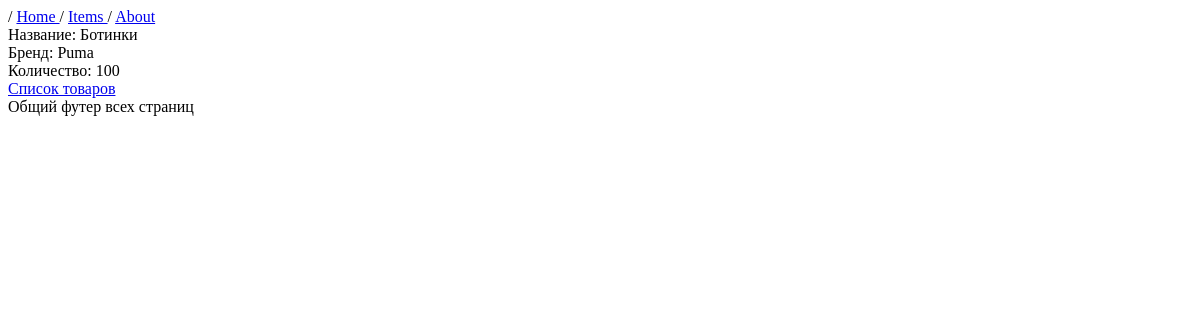
/item/3/, run on an earlier commit of the app's database.
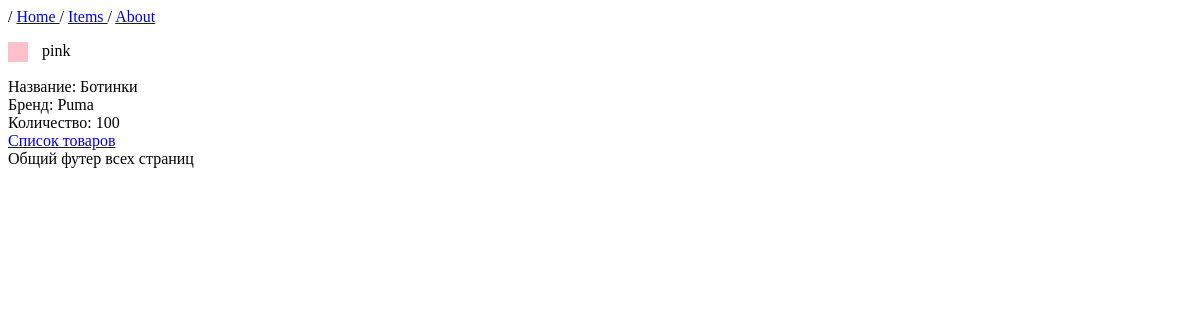
And on a later commit of the database.
### MainApp/models.py (models this page shows)
class Color(models.Model):
   name = models.CharField(max_length=32, unique=True)

### MainApp/views.py (the view)
# urls.py: path('item/<int:number>/', views.item, name='item'),
def item(request, number):
    try:
        item = Item.objects.get(id=number)
        colors = item.colors.all()
    except ObjectDoesNotExist:
        return render(request, "errors.html", """Товар с id ={number} не найден""")
    else:
        context= {
            "item":item,
            "colors":colors }
        return render(request, "item.html", context)

### templates/item.html (shortened to what this page needs)
{% extends 'base.html' %}
{% load static %}
{% block content %}
{{block.super}}
    {% for i in colors  %}
  <ul type="square">  <li >
    <span class="color-marker" style="background-color: {{i.name}};"></span>
    {{i.name}}
  </li>
</ul>
{% endfor %}
     {% if item.count %}
    Название: {{item.name}} <br>Бренд: {{item.brand}}  <br> Количество: {{item.count}} <br>
    <a href="/items">Список товаров</a>
    {% else %}
    товара нет на складе <br>
    <a href="/items">Список товаров</a>
    {% endif %}
{% endblock %}

What changed in the data, as far as the page shows it:
added Color: name "pink"
